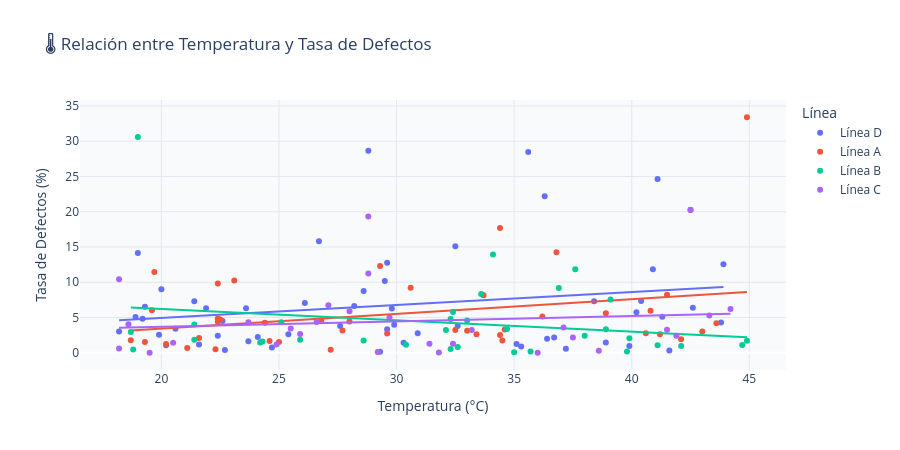

Notebook cell for this chart:
### Code cell
# ══════════════════════════════════════════════════════════════
# PASO 9 — Visualización 5
# Pregunta a responder: ¿Temperatura vs tasa de defectos?
# Tipo sugerido: Scatter plot con trendline
# ══════════════════════════════════════════════════════════════

# Tu código aquí:

fig5 = px.scatter(
    df,
    x         = 'temperatura_c',
    y         = 'tasa_defectos_pct',
    color     = 'linea_produccion', # Agregamos color por línea para ver si alguna se comporta distinto
    trendline = 'ols',              # 'ols' genera la línea de tendencia (Ordinary Least Squares)
    title     = '🌡️ Relación entre Temperatura y Tasa de Defectos',
    labels    = {
        'temperatura_c': 'Temperatura (°C)', 
        'tasa_defectos_pct': 'Tasa de Defectos (%)',
        'linea_produccion': 'Línea'
    },
    hover_data = ['id_orden', 'producto', 'turno'] # Información extra al pasar el mouse por un punto
)
fig5.update_layout(
    height=450,
    plot_bgcolor='#f8fafc',
    paper_bgcolor='white',
    xaxis=dict(gridcolor='#e2e8f0'),
    yaxis=dict(gridcolor='#e2e8f0')
)
fig5.show()

### Figure 1 — Plotly figure (JSON) as saved in the notebook; plotly's stock layout.template omitted (floating-point values rounded to 4 significant figures; data arrays with more than 128 entries replaced by an {"elided": "..."} marker saying what was removed)
{"data": [{"customdata": {"elided": "56x3 str values"}, "hovertemplate": "Línea=Línea D<br>Temperatura (°C)=%{x}<br>Tasa de Defectos (%)=%{y}<br>id_orden=%{customdata[0]}<br>producto=%{customdata[1]}<br>turno=%{customdata[2]}<extra></extra>", "legendgroup": "Línea D", "marker": {"color": "#636efa", "symbol": "circle"}, "mode": "markers", "name": "Línea D", "orientation": "v", "showlegend": true, "type": "scatter", "x": [23.6, 43.8, 19.2, 22.4, 35.3, 19.9, 35.6, 41.6, 42.5, 22.7, 40.2, 36.7, 36.4, 40.9, 22.6, 19.0, 28.2, 26.1, 30.9, 24.7, 18.2, 20.6, 25.4, 32.6, 28.8, 42.6, 41.1, 21.4, 43.9, 29.5, 30.3, 40.4, 38.4, 20.2, 28.6, 26.7, 29.3, 19.3, 24.1, 29.8, 29.6, 37.2, 21.6, 29.9, 32.5, 20.0, 23.7, 18.9, 36.3, 29.6, 39.9, 41.3, 38.9, 27.6, 35.1, 21.9], "xaxis": "x", "y": [6.31, 4.29, 4.82, 2.4, 0.89, 2.55, 28.46, 0.32, 20.25, 0.39, 5.73, 2.16, 2.0, 11.86, 4.5, 14.13, 6.62, 7.06, 2.77, 0.73, 3.03, 3.42, 2.64, 3.78, 28.64, 6.37, 24.65, 7.29, 12.56, 10.17, 1.43, 7.35, 7.3, 1.08, 8.76, 15.8, 0.14, 6.51, 2.23, 6.28, 3.34, 0.55, 1.18, 3.98, 15.1, 9.0, 1.64, 5.06, 22.18, 12.76, 0.94, 5.09, 1.44, 3.8, 1.23, 6.3], "yaxis": "y"}, {"hovertemplate": "<b>OLS trendline</b><br>tasa_defectos_pct = 0.183048 * temperatura_c + 1.29226<br>R<sup>2</sup>=0.044058<br><br>Línea=Línea D<br>Temperatura (°C)=%{x}<br>Tasa de Defectos (%)=%{y} <b>(trend)</b><extra></extra>", "legendgroup": "Línea D", "marker": {"color": "#636efa", "symbol": "circle"}, "mode": "lines", "name": "Línea D", "showlegend": false, "type": "scatter", "x": [18.2, 18.9, 19.0, 19.2, 19.3, 19.9, 20.0, 20.2, 20.6, 21.4, 21.6, 21.9, 22.4, 22.6, 22.7, 23.6, 23.7, 24.1, 24.7, 25.4, 26.1, 26.7, 27.6, 28.2, 28.6, 28.8, 29.3, 29.5, 29.6, 29.6, 29.8, 29.9, 30.3, 30.9, 32.5, 32.6, 35.1, 35.3, 35.6, 36.3, 36.4, 36.7, 37.2, 38.4, 38.9, 39.9, 40.2, 40.4, 40.9, 41.1, 41.3, 41.6, 42.5, 42.6, 43.8, 43.9], "xaxis": "x", "y": [4.624, 4.752, 4.77, 4.807, 4.825, 4.935, 4.953, 4.99, 5.063, 5.209, 5.246, 5.301, 5.393, 5.429, 5.447, 5.612, 5.63, 5.704, 5.814, 5.942, 6.07, 6.18, 6.344, 6.454, 6.527, 6.564, 6.656, 6.692, 6.71, 6.71, 6.747, 6.765, 6.839, 6.948, 7.241, 7.26, 7.717, 7.754, 7.809, 7.937, 7.955, 8.01, 8.102, 8.321, 8.413, 8.596, 8.651, 8.687, 8.779, 8.816, 8.852, 8.907, 9.072, 9.09, 9.31, 9.328], "yaxis": "y"}, {"customdata": [["OP-2001", "Tuerca M8", "Tarde"], ["OP-2008", "Clavo 3\"", "Noche"], ["OP-2012", "Tornillo M8", "Noche"], ["OP-2017", "Remache 6mm", "Mañana"], ["OP-2020", "Clavo 3\"", "Mañana"], ["OP-2021", "Perno M12", "Tarde"], ["OP-2024", "Alambre Galv.", "Tarde"], ["OP-2025", "Tuerca M8", "Tarde"], ["OP-2031", "Clavo 3\"", "Mañana"], ["OP-2032", "Alambre Galv.", "Tarde"], ["OP-2035", "Alambre Galv.", "Mañana"], ["OP-2036", "Varilla Roscada", "Mañana"], ["OP-2039", "Remache 6mm", "Mañana"], ["OP-2042", "Clavo 3\"", "Noche"], ["OP-2044", "Tuerca M8", "Tarde"], ["OP-2048", "Arandela 10mm", "Mañana"], ["OP-2054", "Tuerca M8", "Noche"], ["OP-2056", "Remache 6mm", "Noche"], ["OP-2058", "Remache 6mm", "Tarde"], ["OP-2059", "Alambre Galv.", "Tarde"], ["OP-2063", "Clavo 3\"", "Mañana"], ["OP-2064", "Alambre Galv.", "Noche"], ["OP-2065", "Arandela 10mm", "Noche"], ["OP-2071", "Varilla Roscada", "Noche"], ["OP-2075", "Varilla Roscada", "Tarde"], ["OP-2077", "Alambre Galv.", "Noche"], ["OP-2079", "Varilla Roscada", "Tarde"], ["OP-2088", "Perno M12", "Tarde"], ["OP-2110", "Alambre Galv.", "Noche"], ["OP-2111", "Perno M12", "Tarde"], ["OP-2116", "Clavo 3\"", "Mañana"], ["OP-2120", "Remache 6mm", "Tarde"], ["OP-2121", "Tornillo M8", "Noche"], ["OP-2123", "Tuerca M8", "Mañana"], ["OP-2127", "Clavo 3\"", "Tarde"], ["OP-2128", "Arandela 10mm", "Noche"], ["OP-2130", "Perno M12", "Mañana"], ["OP-2142", "Tuerca M8", "Mañana"], ["OP-2143", "Clavo 3\"", "Noche"], ["OP-2146", "Tornillo M8", "Tarde"], ["OP-2152", "Tuerca M8", "Tarde"], ["OP-2159", "Remache 6mm", "Mañana"]], "hovertemplate": "Línea=Línea A<br>Temperatura (°C)=%{x}<br>Tasa de Defectos (%)=%{y}<br>id_orden=%{customdata[0]}<br>producto=%{customdata[1]}<br>turno=%{customdata[2]}<extra></extra>", "legendgroup": "Línea A", "marker": {"color": "#EF553B", "symbol": "circle"}, "mode": "markers", "name": "Línea A", "orientation": "v", "showlegend": true, "type": "scatter", "x": [25.0, 21.1, 22.5, 33.4, 26.8, 28.0, 29.3, 44.9, 19.6, 40.8, 33.7, 22.3, 34.4, 24.4, 18.7, 41.5, 22.4, 27.2, 34.5, 24.6, 22.4, 43.6, 19.7, 36.2, 22.4, 27.7, 36.8, 29.6, 33.0, 42.1, 23.1, 34.6, 34.4, 40.6, 41.2, 20.2, 30.6, 21.6, 32.5, 43.0, 19.3, 38.9], "xaxis": "x", "y": [1.53, 0.67, 4.72, 2.64, 4.55, 4.43, 12.32, 33.4, 6.04, 5.94, 8.14, 0.49, 2.5, 4.25, 1.76, 8.23, 9.83, 0.42, 1.73, 1.67, 4.87, 4.17, 11.47, 5.15, 4.39, 3.14, 14.26, 2.72, 3.12, 1.93, 10.25, 3.29, 17.71, 2.77, 2.61, 1.24, 9.23, 2.09, 3.24, 3.03, 1.54, 5.6], "yaxis": "y"}, {"hovertemplate": "<b>OLS trendline</b><br>tasa_defectos_pct = 0.20779 * temperatura_c + -0.726717<br>R<sup>2</sup>=0.080221<br><br>Línea=Línea A<br>Temperatura (°C)=%{x}<br>Tasa de Defectos (%)=%{y} <b>(trend)</b><extra></extra>", "legendgroup": "Línea A", "marker": {"color": "#EF553B", "symbol": "circle"}, "mode": "lines", "name": "Línea A", "showlegend": false, "type": "scatter", "x": [18.7, 19.3, 19.6, 19.7, 20.2, 21.1, 21.6, 22.3, 22.4, 22.4, 22.4, 22.5, 23.1, 24.4, 24.6, 25.0, 26.8, 27.2, 27.7, 28.0, 29.3, 29.6, 30.6, 32.5, 33.0, 33.4, 33.7, 34.4, 34.4, 34.5, 34.6, 36.2, 36.8, 38.9, 40.6, 40.8, 41.2, 41.5, 42.1, 43.0, 43.6, 44.9], "xaxis": "x", "y": [3.159, 3.284, 3.346, 3.367, 3.471, 3.658, 3.762, 3.907, 3.928, 3.928, 3.928, 3.949, 4.073, 4.343, 4.385, 4.468, 4.842, 4.925, 5.029, 5.091, 5.362, 5.424, 5.632, 6.026, 6.13, 6.213, 6.276, 6.421, 6.421, 6.442, 6.463, 6.795, 6.92, 7.356, 7.71, 7.751, 7.834, 7.897, 8.021, 8.208, 8.333, 8.603], "yaxis": "y"}, {"customdata": [["OP-2002", "Tuerca M8", "Tarde"], ["OP-2009", "Perno M12", "Noche"], ["OP-2013", "Perno M12", "Noche"], ["OP-2034", "Tuerca M8", "Noche"], ["OP-2038", "Arandela 10mm", "Mañana"], ["OP-2041", "Arandela 10mm", "Tarde"], ["OP-2045", "Varilla Roscada", "Noche"], ["OP-2050", "Tornillo M8", "Tarde"], ["OP-2057", "Varilla Roscada", "Noche"], ["OP-2062", "Tuerca M8", "Tarde"], ["OP-2069", "Remache 6mm", "Noche"], ["OP-2072", "Arandela 10mm", "Mañana"], ["OP-2078", "Tuerca M8", "Mañana"], ["OP-2081", "Remache 6mm", "Tarde"], ["OP-2085", "Tuerca M8", "Noche"], ["OP-2090", "Tornillo M8", "Tarde"], ["OP-2093", "Perno M12", "Mañana"], ["OP-2094", "Tuerca M8", "Mañana"], ["OP-2095", "Tuerca M8", "Tarde"], ["OP-2096", "Varilla Roscada", "Noche"], ["OP-2097", "Varilla Roscada", "Mañana"], ["OP-2104", "Tuerca M8", "Mañana"], ["OP-2112", "Tornillo M8", "Noche"], ["OP-2114", "Perno M12", "Tarde"], ["OP-2115", "Perno M12", "Tarde"], ["OP-2122", "Alambre Galv.", "Mañana"], ["OP-2137", "Alambre Galv.", "Mañana"], ["OP-2141", "Remache 6mm", "Noche"], ["OP-2145", "Perno M12", "Mañana"], ["OP-2149", "Varilla Roscada", "Mañana"], ["OP-2151", "Tornillo M8", "Noche"], ["OP-2155", "Tornillo M8", "Mañana"], ["OP-2158", "Varilla Roscada", "Tarde"]], "hovertemplate": "Línea=Línea B<br>Temperatura (°C)=%{x}<br>Tasa de Defectos (%)=%{y}<br>id_orden=%{customdata[0]}<br>producto=%{customdata[1]}<br>turno=%{customdata[2]}<extra></extra>", "legendgroup": "Línea B", "marker": {"color": "#00cc96", "symbol": "circle"}, "mode": "markers", "name": "Línea B", "orientation": "v", "showlegend": true, "type": "scatter", "x": [38.0, 44.9, 32.6, 33.6, 32.3, 35.0, 21.4, 33.0, 25.1, 44.7, 24.3, 18.8, 25.9, 24.2, 32.4, 32.1, 41.1, 32.3, 28.6, 18.7, 36.9, 30.4, 39.8, 34.7, 34.1, 19.0, 39.9, 39.1, 38.9, 37.6, 35.7, 21.4, 42.1], "xaxis": "x", "y": [2.41, 1.7, 0.82, 8.33, 0.52, 0.08, 1.84, 4.56, 4.33, 1.09, 1.61, 0.45, 1.85, 1.46, 5.79, 3.21, 1.08, 4.78, 1.73, 2.93, 9.18, 1.14, 0.19, 3.36, 13.92, 30.59, 2.04, 7.55, 3.32, 11.83, 0.19, 4.02, 0.95], "yaxis": "y"}, {"hovertemplate": "<b>OLS trendline</b><br>tasa_defectos_pct = -0.161011 * temperatura_c + 9.42142<br>R<sup>2</sup>=0.043663<br><br>Línea=Línea B<br>Temperatura (°C)=%{x}<br>Tasa de Defectos (%)=%{y} <b>(trend)</b><extra></extra>", "legendgroup": "Línea B", "marker": {"color": "#00cc96", "symbol": "circle"}, "mode": "lines", "name": "Línea B", "showlegend": false, "type": "scatter", "x": [18.7, 18.8, 19.0, 21.4, 21.4, 24.2, 24.3, 25.1, 25.9, 28.6, 30.4, 32.1, 32.3, 32.3, 32.4, 32.6, 33.0, 33.6, 34.1, 34.7, 35.0, 35.7, 36.9, 37.6, 38.0, 38.9, 39.1, 39.8, 39.9, 41.1, 42.1, 44.7, 44.9], "xaxis": "x", "y": [6.411, 6.394, 6.362, 5.976, 5.976, 5.525, 5.509, 5.38, 5.251, 4.816, 4.527, 4.253, 4.221, 4.221, 4.205, 4.172, 4.108, 4.011, 3.931, 3.834, 3.786, 3.673, 3.48, 3.367, 3.303, 3.158, 3.126, 3.013, 2.997, 2.804, 2.643, 2.224, 2.192], "yaxis": "y"}, {"customdata": [["OP-2003", "Varilla Roscada", "Noche"], ["OP-2010", "Remache 6mm", "Mañana"], ["OP-2014", "Arandela 10mm", "Tarde"], ["OP-2015", "Perno M12", "Tarde"], ["OP-2016", "Clavo 3\"", "Tarde"], ["OP-2019", "Varilla Roscada", "Noche"], ["OP-2028", "Tuerca M8", "Noche"], ["OP-2029", "Tornillo M8", "Mañana"], ["OP-2043", "Tornillo M8", "Mañana"], ["OP-2046", "Varilla Roscada", "Mañana"], ["OP-2047", "Clavo 3\"", "Mañana"], ["OP-2049", "Remache 6mm", "Mañana"], ["OP-2060", "Varilla Roscada", "Tarde"], ["OP-2068", "Alambre Galv.", "Noche"], ["OP-2092", "Clavo 3\"", "Tarde"], ["OP-2100", "Alambre Galv.", "Tarde"], ["OP-2102", "Tornillo M8", "Noche"], ["OP-2103", "Tornillo M8", "Mañana"], ["OP-2108", "Varilla Roscada", "Tarde"], ["OP-2118", "Perno M12", "Noche"], ["OP-2119", "Arandela 10mm", "Noche"], ["OP-2131", "Remache 6mm", "Noche"], ["OP-2132", "Alambre Galv.", "Tarde"], ["OP-2133", "Tuerca M8", "Tarde"], ["OP-2138", "Remache 6mm", "Tarde"], ["OP-2147", "Alambre Galv.", "Mañana"], ["OP-2148", "Arandela 10mm", "Noche"], ["OP-2150", "Varilla Roscada", "Noche"], ["OP-2156", "Tornillo M8", "Tarde"]], "hovertemplate": "Línea=Línea C<br>Temperatura (°C)=%{x}<br>Tasa de Defectos (%)=%{y}<br>id_orden=%{customdata[0]}<br>producto=%{customdata[1]}<br>turno=%{customdata[2]}<extra></extra>", "legendgroup": "Línea C", "marker": {"color": "#ab63fa", "symbol": "circle"}, "mode": "markers", "name": "Línea C", "orientation": "v", "showlegend": true, "type": "scatter", "x": [18.6, 29.7, 41.5, 24.9, 28.8, 37.5, 42.5, 33.2, 38.6, 23.7, 28.8, 18.2, 44.2, 37.1, 31.8, 28.0, 27.1, 25.9, 41.9, 19.5, 20.5, 31.4, 32.4, 43.3, 36.0, 29.2, 18.2, 25.5, 26.6], "xaxis": "x", "y": [4.05, 5.0, 3.25, 1.17, 19.33, 2.15, 20.27, 3.24, 0.28, 4.34, 11.25, 0.59, 6.19, 3.58, 0.02, 5.87, 6.75, 2.67, 2.42, 0.0, 1.42, 1.29, 1.29, 5.27, 0.0, 0.12, 10.41, 3.45, 4.36], "yaxis": "y"}, {"hovertemplate": "<b>OLS trendline</b><br>tasa_defectos_pct = 0.0774063 * temperatura_c + 2.12263<br>R<sup>2</sup>=0.014550<br><br>Línea=Línea C<br>Temperatura (°C)=%{x}<br>Tasa de Defectos (%)=%{y} <b>(trend)</b><extra></extra>", "legendgroup": "Línea C", "marker": {"color": "#ab63fa", "symbol": "circle"}, "mode": "lines", "name": "Línea C", "showlegend": false, "type": "scatter", "x": [18.2, 18.2, 18.6, 19.5, 20.5, 23.7, 24.9, 25.5, 25.9, 26.6, 27.1, 28.0, 28.8, 28.8, 29.2, 29.7, 31.4, 31.8, 32.4, 33.2, 36.0, 37.1, 37.5, 38.6, 41.5, 41.9, 42.5, 43.3, 44.2], "xaxis": "x", "y": [3.531, 3.531, 3.562, 3.632, 3.709, 3.957, 4.05, 4.096, 4.127, 4.182, 4.22, 4.29, 4.352, 4.352, 4.383, 4.422, 4.553, 4.584, 4.631, 4.693, 4.909, 4.994, 5.025, 5.111, 5.335, 5.366, 5.412, 5.474, 5.544], "yaxis": "y"}], "layout": {"height": 450, "legend": {"title": {"text": "Línea"}, "tracegroupgap": 0}, "paper_bgcolor": "white", "plot_bgcolor": "#f8fafc", "title": {"text": "🌡️ Relación entre Temperatura y Tasa de Defectos"}, "xaxis": {"anchor": "y", "domain": [0, 1], "gridcolor": "#e2e8f0", "title": {"text": "Temperatura (°C)"}}, "yaxis": {"anchor": "x", "domain": [0, 1], "gridcolor": "#e2e8f0", "title": {"text": "Tasa de Defectos (%)"}}}}
